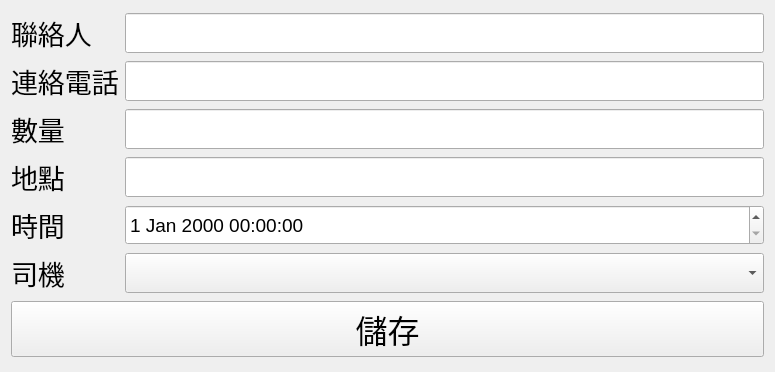
<?xml version="1.0" encoding="UTF-8"?>
<ui version="4.0">
 <class>order_arrange</class>
 <widget class="QWidget" name="order_arrange">
  <property name="geometry">
   <rect>
    <x>0</x>
    <y>0</y>
    <width>775</width>
    <height>372</height>
   </rect>
  </property>
  <property name="windowTitle">
   <string>Form</string>
  </property>
  <layout class="QGridLayout" name="gridLayout">
   <item row="0" column="0">
    <widget class="QLabel" name="label_1">
     <property name="font">
      <font>
       <pointsize>20</pointsize>
      </font>
     </property>
     <property name="text">
      <string>聯絡人</string>
     </property>
    </widget>
   </item>
   <item row="0" column="1">
    <widget class="QLineEdit" name="lineEdit">
     <property name="minimumSize">
      <size>
       <width>0</width>
       <height>40</height>
      </size>
     </property>
     <property name="font">
      <font>
       <pointsize>14</pointsize>
      </font>
     </property>
    </widget>
   </item>
   <item row="1" column="0">
    <widget class="QLabel" name="label_2">
     <property name="font">
      <font>
       <pointsize>20</pointsize>
      </font>
     </property>
     <property name="text">
      <string>連絡電話</string>
     </property>
    </widget>
   </item>
   <item row="1" column="1">
    <widget class="QLineEdit" name="lineEdit_2">
     <property name="minimumSize">
      <size>
       <width>0</width>
       <height>40</height>
      </size>
     </property>
     <property name="font">
      <font>
       <pointsize>14</pointsize>
      </font>
     </property>
    </widget>
   </item>
   <item row="2" column="0">
    <widget class="QLabel" name="label_3">
     <property name="font">
      <font>
       <pointsize>20</pointsize>
      </font>
     </property>
     <property name="text">
      <string>數量</string>
     </property>
    </widget>
   </item>
   <item row="2" column="1">
    <widget class="QLineEdit" name="lineEdit_3">
     <property name="minimumSize">
      <size>
       <width>0</width>
       <height>40</height>
      </size>
     </property>
     <property name="font">
      <font>
       <pointsize>14</pointsize>
      </font>
     </property>
    </widget>
   </item>
   <item row="3" column="0">
    <widget class="QLabel" name="label_4">
     <property name="font">
      <font>
       <pointsize>20</pointsize>
      </font>
     </property>
     <property name="text">
      <string>地點</string>
     </property>
    </widget>
   </item>
   <item row="3" column="1">
    <widget class="QLineEdit" name="lineEdit_4">
     <property name="minimumSize">
      <size>
       <width>0</width>
       <height>40</height>
      </size>
     </property>
     <property name="font">
      <font>
       <pointsize>14</pointsize>
      </font>
     </property>
    </widget>
   </item>
   <item row="4" column="0">
    <widget class="QLabel" name="label_5">
     <property name="font">
      <font>
       <pointsize>20</pointsize>
      </font>
     </property>
     <property name="text">
      <string>時間</string>
     </property>
    </widget>
   </item>
   <item row="4" column="1">
    <widget class="QDateTimeEdit" name="dateTimeEdit">
     <property name="minimumSize">
      <size>
       <width>0</width>
       <height>40</height>
      </size>
     </property>
     <property name="font">
      <font>
       <pointsize>14</pointsize>
      </font>
     </property>
    </widget>
   </item>
   <item row="5" column="0">
    <widget class="QLabel" name="label_6">
     <property name="font">
      <font>
       <pointsize>20</pointsize>
      </font>
     </property>
     <property name="text">
      <string>司機</string>
     </property>
    </widget>
   </item>
   <item row="5" column="1">
    <widget class="QComboBox" name="comboBox">
     <property name="minimumSize">
      <size>
       <width>0</width>
       <height>40</height>
      </size>
     </property>
     <property name="font">
      <font>
       <pointsize>14</pointsize>
      </font>
     </property>
    </widget>
   </item>
   <item row="6" column="0" colspan="2">
    <widget class="QPushButton" name="save">
     <property name="minimumSize">
      <size>
       <width>0</width>
       <height>40</height>
      </size>
     </property>
     <property name="font">
      <font>
       <pointsize>24</pointsize>
      </font>
     </property>
     <property name="text">
      <string>儲存</string>
     </property>
    </widget>
   </item>
  </layout>
 </widget>
 <resources/>
 <connections/>
</ui>
